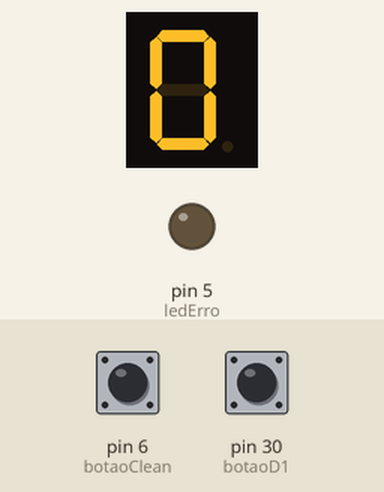
This sketch was run on a simulated Arduino Mega 2560, built with avr-gcc and run on an emulated ATmega2560. Parts: 1-digit seven-segment display, output pins drawn as LEDs (lit = HIGH). Wiring (inferred from the names in the program): 1-digit 7-segment display, segments lit when HIGH: segments pin 22, pin 23, pin 24, pin 25, pin 26, pin 27, pin 28. Inputs (shaded band) come from the test bench; at power-on: pin 30 (botaoD1) HIGH, pin 6 (botaoClean) HIGH. The segment pins are drawn as the display they are named for; pins used as bus, display or sensor lines are not drawn.

Above: at 1.2 s.
1.3 s: pin 30 (botaoD1) pulled LOW for 1 s
At 3.4 s:
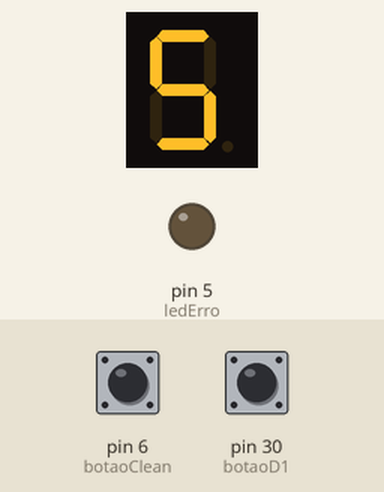
3.8 s: pin 6 (botaoClean) pulled LOW for 1 s
At 4.9 s:
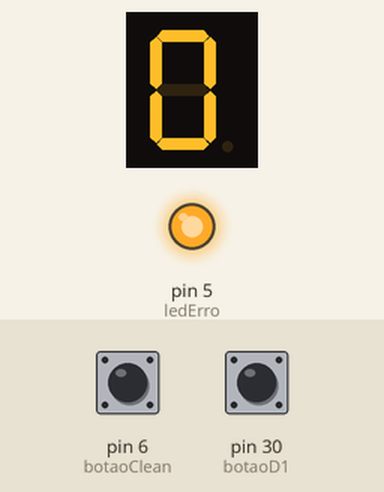
6.7 s: pin 30 (botaoD1) pulled LOW for 3.2 s
At 10.4 s:
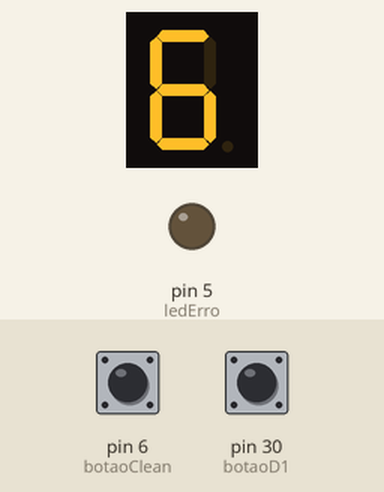
11.4 s: pin 30 (botaoD1) pulled LOW for 0.15 s
At 12.8 s:
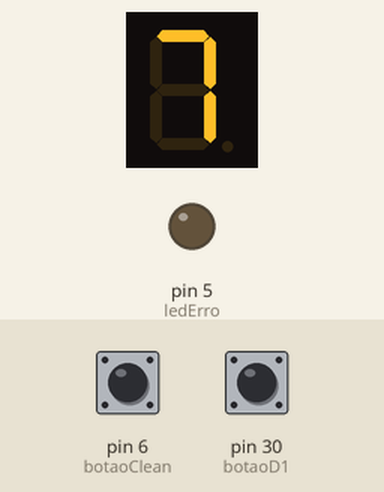
13.1 s: pin 6 (botaoClean) pulled LOW for 0.15 s
At 14.2 s:
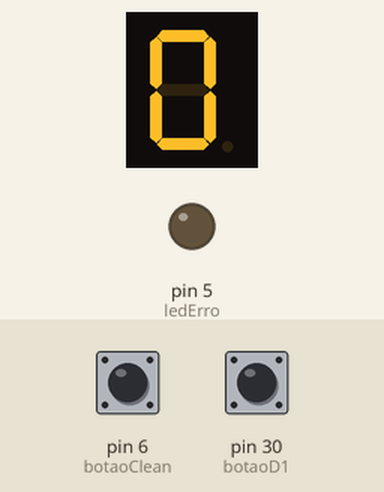
Timing chart, 0 to 15.8 s (numbered marks = the images above; inputs shaded):
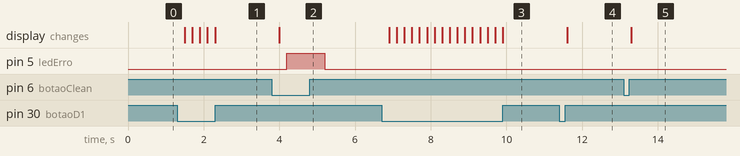

The sketch:

_1_display.ino
```cpp
const int botaoD1 = 30;
int estadobotaoD1;

int contBotaoD1 = 0;
int contBotaoD2 = 0;
int contBotaoD3 = 0;
int contBotaoD4 = 0;

const int display1a = 22;
const int display1b = 23;
const int display1c = 24;
const int display1d = 25;
const int display1e = 26;
const int display1f = 27;
const int display1g = 28;

const int botaoClean = 6;
int estadobotaoClean;

const int ledErro = 5;

void setup(){

  pinMode(display1a,OUTPUT);
  pinMode(display1b,OUTPUT);
  pinMode(display1c,OUTPUT);
  pinMode(display1d,OUTPUT);
  pinMode(display1e,OUTPUT);
  pinMode(display1f,OUTPUT);
  pinMode(display1g,OUTPUT);

  pinMode(botaoD1,INPUT);

  pinMode(botaoClean,INPUT);

  digitalWrite(botaoD1,HIGH);

  digitalWrite(botaoClean,HIGH);

  pinMode(ledErro,OUTPUT);


}

void loop(){

  int estadobotaoClean = digitalRead(botaoClean);

  if (estadobotaoClean == LOW){
    delay(200);
    if(contBotaoD1 == 0){
    digitalWrite(ledErro,HIGH);
    delay(1000);
    digitalWrite(ledErro,LOW);
    }
    else {
    contBotaoD1 = 0;
    contBotaoD2 = 0;
    contBotaoD3 = 0;
    contBotaoD4 = 0;
    }
  }


 int estadobotaoD1 = digitalRead(botaoD1);

 if (estadobotaoD1 == LOW){
    contBotaoD1 ++;
    delay(200);
  }

if (contBotaoD1 == 10){
    contBotaoD1 = 0;
  }

  if (contBotaoD1 == 0){
    numeroZeroD1();
    digitalWrite(botaoD1,HIGH);
  }

  if (contBotaoD1 == 1){
    numeroUmD1();
  }

  if (contBotaoD1 == 2){
    numeroDoisD1();
  }

  if (contBotaoD1 == 3){
    numeroTresD1();
  }

  if (contBotaoD1 == 4){
    numeroQuatroD1();
  }

  if (contBotaoD1 == 5){
    numeroCincoD1();
  }

  if (contBotaoD1 == 6){
    numeroSeisD1();
  }

  if (contBotaoD1 == 7){
    numeroSeteD1();
  }

  if (contBotaoD1 == 8){
    numeroOitoD1();
  }

  if (contBotaoD1 == 9){
    numeroNoveD1();
  }
}

void numeroUmD1(){
    digitalWrite(display1a,LOW);
    digitalWrite(display1b,HIGH);
    digitalWrite(display1c,HIGH);
    digitalWrite(display1d,LOW);
    digitalWrite(display1e,LOW);
    digitalWrite(display1f,LOW);
    digitalWrite(display1g,LOW);
}

void numeroDoisD1(){
    digitalWrite(display1a,HIGH);
    digitalWrite(display1b,HIGH);
    digitalWrite(display1c,LOW);
    digitalWrite(display1d,HIGH);
    digitalWrite(display1e,HIGH);
    digitalWrite(display1f,LOW);
    digitalWrite(display1g,HIGH);
}

void numeroTresD1(){
    digitalWrite(display1a,HIGH);
    digitalWrite(display1b,HIGH);
    digitalWrite(display1c,HIGH);
    digitalWrite(display1d,HIGH);
    digitalWrite(display1e,LOW);
    digitalWrite(display1f,LOW);
    digitalWrite(display1g,HIGH);
}

void numeroQuatroD1(){
    digitalWrite(display1a,LOW);
    digitalWrite(display1b,HIGH);
    digitalWrite(display1c,HIGH);
    digitalWrite(display1d,LOW);
    digitalWrite(display1e,LOW);
    digitalWrite(display1f,HIGH);
    digitalWrite(display1g,HIGH);
}

void numeroCincoD1(){
    digitalWrite(display1a,HIGH);
    digitalWrite(display1b,LOW);
    digitalWrite(display1c,HIGH);
    digitalWrite(display1d,HIGH);
    digitalWrite(display1e,LOW);
    digitalWrite(display1f,HIGH);
    digitalWrite(display1g,HIGH);
}

void numeroSeisD1(){
    digitalWrite(display1a,HIGH);
    digitalWrite(display1b,LOW);
    digitalWrite(display1c,HIGH);
    digitalWrite(display1d,HIGH);
    digitalWrite(display1e,HIGH);
    digitalWrite(display1f,HIGH);
    digitalWrite(display1g,HIGH);
}

void numeroSeteD1(){
    digitalWrite(display1a,HIGH);
    digitalWrite(display1b,HIGH);
    digitalWrite(display1c,HIGH);
    digitalWrite(display1d,LOW);
    digitalWrite(display1e,LOW);
    digitalWrite(display1f,LOW);
    digitalWrite(display1g,LOW);
}

void numeroOitoD1(){
    digitalWrite(display1a,HIGH);
    digitalWrite(display1b,HIGH);
    digitalWrite(display1c,HIGH);
    digitalWrite(display1d,HIGH);
    digitalWrite(display1e,HIGH);
    digitalWrite(display1f,HIGH);
    digitalWrite(display1g,HIGH);
}

void numeroNoveD1(){
    digitalWrite(display1a,HIGH);
    digitalWrite(display1b,HIGH);
    digitalWrite(display1c,HIGH);
    digitalWrite(display1d,LOW);
    digitalWrite(display1e,LOW);
    digitalWrite(display1f,HIGH);
    digitalWrite(display1g,HIGH);
}

void numeroZeroD1(){
    digitalWrite(display1a,HIGH);
    digitalWrite(display1b,HIGH);
    digitalWrite(display1c,HIGH);
    digitalWrite(display1d,HIGH);
    digitalWrite(display1e,HIGH);
    digitalWrite(display1f,HIGH);
    digitalWrite(display1g,LOW);
}
```

Measured:
- after the input at 1.3 s, the display: first changes after 0.20 s (image 1 shows a later state)
- after the input at 3.8 s, pin 5 (ledErro): LOW → HIGH after 0.40 s, → LOW 1.0 s later; the display: changes after 0.20 s (image 2)
- after the input at 6.7 s, the display: first changes after 0.20 s (image 3 shows a later state)
- after the input at 11.4 s, the display: changes after 0.20 s (image 4)
- after the input at 13.1 s, the display: changes after 0.20 s (image 5)
